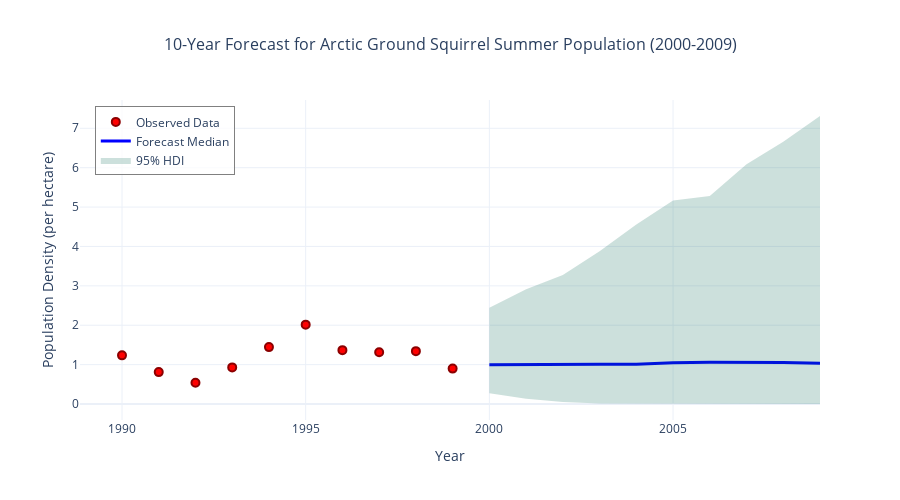

Notebook code for this chart:
### Markdown cell above
### Forecasting with Random Walk Models

One of the key advantages of Bayesian time series models is their ability to generate **probabilistic forecasts** that naturally quantify uncertainty. For random walk models, forecasting involves extending the stochastic process beyond the observed data.

**Mathematical Foundation of Random Walk Forecasting**:

For a random walk $y_t = y_{t-1} + \epsilon_t$ where $\epsilon_t \sim \mathcal{N}(0, \sigma^2)$, the **h-step ahead forecast** from time $T$ is:

$$\hat{y}_{T+h|T} = y_T$$

The **forecast variance** grows linearly with the forecast horizon:

$$\text{Var}(y_{T+h|T}) = h \cdot \sigma^2$$

This means that:
- **Point forecasts** remain constant at the last observed value
- **Prediction intervals** widen linearly with time, reflecting increasing uncertainty
- **Long-term forecasts** become highly uncertain, which is realistic for many natural processes

Let's generate 10-year forecasts (2000-2009) for the Arctic ground squirrel population using parameters from our fitted random walk model.

### Code cell
# Define forecast years (2000-2009)
forecast_years = np.arange(2000, 2010)
n_forecast = len(forecast_years)

posterior = az.extract(trace_simple_rw)
log_walk_samples = posterior['log_walk'].to_numpy()  
sigma_walk_samples = posterior['sigma_walk'].to_numpy()
sigma_obs_samples = posterior['sigma_obs'].to_numpy()

final_log_state_samples = log_walk_samples[-1, :]
n_samples = len(final_log_state_samples)

random_steps = np.random.normal(
    loc=0, 
    scale=sigma_walk_samples[:, np.newaxis], 
    size=(n_samples, n_forecast)
)

# Create the random walks using cumulative sum
future_increments = np.cumsum(random_steps, axis=1)

future_log_means = final_log_state_samples[:, np.newaxis] + future_increments

Z = np.random.normal(0, 1, size=(n_samples, n_forecast))

future_trajectories = np.exp(future_log_means + sigma_obs_samples[:, np.newaxis] * Z)

rw_forecast_median = np.median(future_trajectories, axis=0)
rw_forecast_hdi = az.hdi(future_trajectories, hdi_prob=0.95)
rw_forecast_lower = rw_forecast_hdi[:, 0]
rw_forecast_upper = rw_forecast_hdi[:, 1]

go.Figure().add_trace(go.Scatter(
    x=years,
    y=squirrel_density,
    mode='markers',
    name='Observed Data',
    marker=dict(
        size=8,
        color='red',
        symbol='circle',
        line=dict(width=2, color='darkred')
    )
)).add_trace(go.Scatter(
    x=forecast_years,
    y=rw_forecast_median,
    mode='lines',
    name='Forecast Median',
    line=dict(color='blue', width=3)
)).add_trace(go.Scatter(
    x=np.concatenate([forecast_years, forecast_years[::-1]]),
    y=np.concatenate([rw_forecast_upper, rw_forecast_lower[::-1]]),
    fill='toself',
    fillcolor='rgba(0, 100, 80, 0.2)',
    line=dict(color='rgba(255,255,255,0)'),
    name='95% HDI',
    showlegend=True
)).update_layout(
    title=dict(
        text='10-Year Forecast for Arctic Ground Squirrel Summer Population (2000-2009)',
        x=0.5,
        font=dict(size=16)
    ),
    xaxis_title='Year',
    yaxis_title='Population Density (per hectare)',
    width=900,
    height=500,
    template='plotly_white',
    legend=dict(
        x=0.02,
        y=0.98,
        bgcolor='rgba(255,255,255,0.8)',
        bordercolor='gray',
        borderwidth=1
    )
).update_yaxes(range=[0, None])

### Figure 1 — Plotly figure (JSON) as saved in the notebook; plotly's stock layout.template omitted (floating-point values rounded to 4 significant figures)
{"data": [{"marker": {"color": "red", "line": {"color": "darkred", "width": 2}, "size": 8, "symbol": "circle"}, "mode": "markers", "name": "Observed Data", "type": "scatter", "x": [1990, 1991, 1992, 1993, 1994, 1995, 1996, 1997, 1998, 1999], "y": [1.235, 0.81, 0.54, 0.93, 1.445, 2.015, 1.368, 1.315, 1.342, 0.8987]}, {"line": {"color": "blue", "width": 3}, "mode": "lines", "name": "Forecast Median", "type": "scatter", "x": [2000, 2001, 2002, 2003, 2004, 2005, 2006, 2007, 2008, 2009], "y": [0.9943, 1.004, 1.018, 1.012, 1.012, 1.049, 1.061, 1.062, 1.052, 1.035]}, {"fill": "toself", "fillcolor": "rgba(0, 100, 80, 0.2)", "line": {"color": "rgba(255,255,255,0)"}, "name": "95% HDI", "showlegend": true, "type": "scatter", "x": [2000, 2001, 2002, 2003, 2004, 2005, 2006, 2007, 2008, 2009, 2009, 2008, 2007, 2006, 2005, 2004, 2003, 2002, 2001, 2000], "y": [2.442, 2.915, 3.276, 3.88, 4.559, 5.168, 5.28, 6.089, 6.655, 7.312, 0.0004375, 0.001841, 0.003771, 0.005434, 0.009522, 0.002979, 0.01191, 0.04893, 0.131, 0.2757]}], "layout": {"height": 500, "legend": {"bgcolor": "rgba(255,255,255,0.8)", "bordercolor": "gray", "borderwidth": 1, "x": 0.02, "y": 0.98}, "title": {"font": {"size": 16}, "text": "10-Year Forecast for Arctic Ground Squirrel Summer Population (2000-2009)", "x": 0.5}, "width": 900, "xaxis": {"title": {"text": "Year"}}, "yaxis": {"range": [0, null], "title": {"text": "Population Density (per hectare)"}}}}
